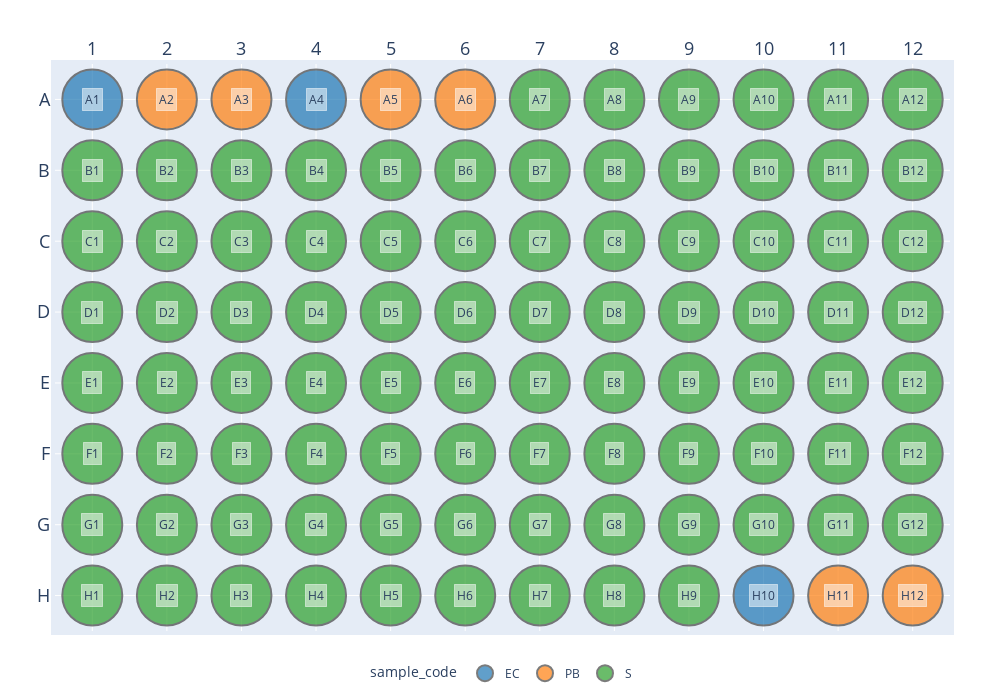

Notebook code cell kept with this figure:
### Code cell
qcp.as_plotly_figure(annotation_metadata_key="name", color_metadata_key="sample_code")

### Figure 1 — Plotly figure (JSON) as saved in the notebook; plotly's stock layout.template omitted (floating-point values rounded to 4 significant figures; data arrays with more than 128 entries replaced by an {"elided": "..."} marker saying what was removed)
{"data": [{"customdata": [["A1", true, "EC", "EC: External_Control_(matrix)", "EC1"], ["A4", true, "EC", "EC: External_Control_(matrix)", "EC3"], ["H10", true, "EC", "EC: External_Control_(matrix)", "EC2"]], "hovertemplate": "sample_code=%{customdata[2]}<br>column=%{x}<br>row=%{y}<br>name=%{customdata[0]}<br>QC=%{customdata[1]}<br>sample_type=%{customdata[3]}<br>sample_name=%{customdata[4]}<extra></extra>", "legendgroup": "EC", "marker": {"color": "#1F77B4", "line": {"width": 2}, "opacity": 0.7, "size": 60, "symbol": "circle"}, "mode": "markers", "name": "EC", "orientation": "v", "showlegend": true, "type": "scatter", "x": [0, 3, 9], "xaxis": "x", "y": [7, 7, 0], "yaxis": "y"}, {"customdata": [["A2", true, "PB", "PB: Paper_Blank", "PB1"], ["A3", true, "PB", "PB: Paper_Blank", "PB2"], ["A5", true, "PB", "PB: Paper_Blank", "PB5"], ["A6", true, "PB", "PB: Paper_Blank", "PB6"], ["H11", true, "PB", "PB: Paper_Blank", "PB3"], ["H12", true, "PB", "PB: Paper_Blank", "PB4"]], "hovertemplate": "sample_code=%{customdata[2]}<br>column=%{x}<br>row=%{y}<br>name=%{customdata[0]}<br>QC=%{customdata[1]}<br>sample_type=%{customdata[3]}<br>sample_name=%{customdata[4]}<extra></extra>", "legendgroup": "PB", "marker": {"color": "#FF7F0E", "line": {"width": 2}, "opacity": 0.7, "size": 60, "symbol": "circle"}, "mode": "markers", "name": "PB", "orientation": "v", "showlegend": true, "type": "scatter", "x": [1, 2, 4, 5, 10, 11], "xaxis": "x", "y": [7, 7, 7, 7, 0, 0], "yaxis": "y"}, {"customdata": {"elided": "87x5 mixed values"}, "hovertemplate": "sample_code=%{customdata[2]}<br>column=%{x}<br>row=%{y}<br>name=%{customdata[0]}<br>QC=%{customdata[1]}<br>sample_type=%{customdata[3]}<br>sample_name=%{customdata[4]}<extra></extra>", "legendgroup": "S", "marker": {"color": "#2CA02C", "line": {"width": 2}, "opacity": 0.7, "size": 60, "symbol": "circle"}, "mode": "markers", "name": "S", "orientation": "v", "showlegend": true, "type": "scatter", "x": [6, 7, 8, 9, 10, 11, 0, 1, 2, 3, 4, 5, 6, 7, 8, 9, 10, 11, 0, 1, 2, 3, 4, 5, 6, 7, 8, 9, 10, 11, 0, 1, 2, 3, 4, 5, 6, 7, 8, 9, 10, 11, 0, 1, 2, 3, 4, 5, 6, 7, 8, 9, 10, 11, 0, 1, 2, 3, 4, 5, 6, 7, 8, 9, 10, 11, 0, 1, 2, 3, 4, 5, 6, 7, 8, 9, 10, 11, 0, 1, 2, 3, 4, 5, 6, 7, 8], "xaxis": "x", "y": [7, 7, 7, 7, 7, 7, 6, 6, 6, 6, 6, 6, 6, 6, 6, 6, 6, 6, 5, 5, 5, 5, 5, 5, 5, 5, 5, 5, 5, 5, 4, 4, 4, 4, 4, 4, 4, 4, 4, 4, 4, 4, 3, 3, 3, 3, 3, 3, 3, 3, 3, 3, 3, 3, 2, 2, 2, 2, 2, 2, 2, 2, 2, 2, 2, 2, 1, 1, 1, 1, 1, 1, 1, 1, 1, 1, 1, 1, 0, 0, 0, 0, 0, 0, 0, 0, 0], "yaxis": "y"}], "layout": {"annotations": [{"bgcolor": "rgba(255, 255, 255, 0.5)", "bordercolor": "rgba(255, 255, 255, 0.5)", "borderpad": 2, "showarrow": false, "text": "A1", "textangle": 0, "x": 0, "y": 7}, {"bgcolor": "rgba(255, 255, 255, 0.5)", "bordercolor": "rgba(255, 255, 255, 0.5)", "borderpad": 2, "showarrow": false, "text": "A2", "textangle": 0, "x": 1, "y": 7}, {"bgcolor": "rgba(255, 255, 255, 0.5)", "bordercolor": "rgba(255, 255, 255, 0.5)", "borderpad": 2, "showarrow": false, "text": "A3", "textangle": 0, "x": 2, "y": 7}, {"bgcolor": "rgba(255, 255, 255, 0.5)", "bordercolor": "rgba(255, 255, 255, 0.5)", "borderpad": 2, "showarrow": false, "text": "A4", "textangle": 0, "x": 3, "y": 7}, {"bgcolor": "rgba(255, 255, 255, 0.5)", "bordercolor": "rgba(255, 255, 255, 0.5)", "borderpad": 2, "showarrow": false, "text": "A5", "textangle": 0, "x": 4, "y": 7}, {"bgcolor": "rgba(255, 255, 255, 0.5)", "bordercolor": "rgba(255, 255, 255, 0.5)", "borderpad": 2, "showarrow": false, "text": "A6", "textangle": 0, "x": 5, "y": 7}, {"bgcolor": "rgba(255, 255, 255, 0.5)", "bordercolor": "rgba(255, 255, 255, 0.5)", "borderpad": 2, "showarrow": false, "text": "A7", "textangle": 0, "x": 6, "y": 7}, {"bgcolor": "rgba(255, 255, 255, 0.5)", "bordercolor": "rgba(255, 255, 255, 0.5)", "borderpad": 2, "showarrow": false, "text": "A8", "textangle": 0, "x": 7, "y": 7}, {"bgcolor": "rgba(255, 255, 255, 0.5)", "bordercolor": "rgba(255, 255, 255, 0.5)", "borderpad": 2, "showarrow": false, "text": "A9", "textangle": 0, "x": 8, "y": 7}, {"bgcolor": "rgba(255, 255, 255, 0.5)", "bordercolor": "rgba(255, 255, 255, 0.5)", "borderpad": 2, "showarrow": false, "text": "A10", "textangle": 0, "x": 9, "y": 7}, {"bgcolor": "rgba(255, 255, 255, 0.5)", "bordercolor": "rgba(255, 255, 255, 0.5)", "borderpad": 2, "showarrow": false, "text": "A11", "textangle": 0, "x": 10, "y": 7}, {"bgcolor": "rgba(255, 255, 255, 0.5)", "bordercolor": "rgba(255, 255, 255, 0.5)", "borderpad": 2, "showarrow": false, "text": "A12", "textangle": 0, "x": 11, "y": 7}, {"bgcolor": "rgba(255, 255, 255, 0.5)", "bordercolor": "rgba(255, 255, 255, 0.5)", "borderpad": 2, "showarrow": false, "text": "B1", "textangle": 0, "x": 0, "y": 6}, {"bgcolor": "rgba(255, 255, 255, 0.5)", "bordercolor": "rgba(255, 255, 255, 0.5)", "borderpad": 2, "showarrow": false, "text": "B2", "textangle": 0, "x": 1, "y": 6}, {"bgcolor": "rgba(255, 255, 255, 0.5)", "bordercolor": "rgba(255, 255, 255, 0.5)", "borderpad": 2, "showarrow": false, "text": "B3", "textangle": 0, "x": 2, "y": 6}, {"bgcolor": "rgba(255, 255, 255, 0.5)", "bordercolor": "rgba(255, 255, 255, 0.5)", "borderpad": 2, "showarrow": false, "text": "B4", "textangle": 0, "x": 3, "y": 6}, {"bgcolor": "rgba(255, 255, 255, 0.5)", "bordercolor": "rgba(255, 255, 255, 0.5)", "borderpad": 2, "showarrow": false, "text": "B5", "textangle": 0, "x": 4, "y": 6}, {"bgcolor": "rgba(255, 255, 255, 0.5)", "bordercolor": "rgba(255, 255, 255, 0.5)", "borderpad": 2, "showarrow": false, "text": "B6", "textangle": 0, "x": 5, "y": 6}, {"bgcolor": "rgba(255, 255, 255, 0.5)", "bordercolor": "rgba(255, 255, 255, 0.5)", "borderpad": 2, "showarrow": false, "text": "B7", "textangle": 0, "x": 6, "y": 6}, {"bgcolor": "rgba(255, 255, 255, 0.5)", "bordercolor": "rgba(255, 255, 255, 0.5)", "borderpad": 2, "showarrow": false, "text": "B8", "textangle": 0, "x": 7, "y": 6}, {"bgcolor": "rgba(255, 255, 255, 0.5)", "bordercolor": "rgba(255, 255, 255, 0.5)", "borderpad": 2, "showarrow": false, "text": "B9", "textangle": 0, "x": 8, "y": 6}, {"bgcolor": "rgba(255, 255, 255, 0.5)", "bordercolor": "rgba(255, 255, 255, 0.5)", "borderpad": 2, "showarrow": false, "text": "B10", "textangle": 0, "x": 9, "y": 6}, {"bgcolor": "rgba(255, 255, 255, 0.5)", "bordercolor": "rgba(255, 255, 255, 0.5)", "borderpad": 2, "showarrow": false, "text": "B11", "textangle": 0, "x": 10, "y": 6}, {"bgcolor": "rgba(255, 255, 255, 0.5)", "bordercolor": "rgba(255, 255, 255, 0.5)", "borderpad": 2, "showarrow": false, "text": "B12", "textangle": 0, "x": 11, "y": 6}, {"bgcolor": "rgba(255, 255, 255, 0.5)", "bordercolor": "rgba(255, 255, 255, 0.5)", "borderpad": 2, "showarrow": false, "text": "C1", "textangle": 0, "x": 0, "y": 5}, {"bgcolor": "rgba(255, 255, 255, 0.5)", "bordercolor": "rgba(255, 255, 255, 0.5)", "borderpad": 2, "showarrow": false, "text": "C2", "textangle": 0, "x": 1, "y": 5}, {"bgcolor": "rgba(255, 255, 255, 0.5)", "bordercolor": "rgba(255, 255, 255, 0.5)", "borderpad": 2, "showarrow": false, "text": "C3", "textangle": 0, "x": 2, "y": 5}, {"bgcolor": "rgba(255, 255, 255, 0.5)", "bordercolor": "rgba(255, 255, 255, 0.5)", "borderpad": 2, "showarrow": false, "text": "C4", "textangle": 0, "x": 3, "y": 5}, {"bgcolor": "rgba(255, 255, 255, 0.5)", "bordercolor": "rgba(255, 255, 255, 0.5)", "borderpad": 2, "showarrow": false, "text": "C5", "textangle": 0, "x": 4, "y": 5}, {"bgcolor": "rgba(255, 255, 255, 0.5)", "bordercolor": "rgba(255, 255, 255, 0.5)", "borderpad": 2, "showarrow": false, "text": "C6", "textangle": 0, "x": 5, "y": 5}, {"bgcolor": "rgba(255, 255, 255, 0.5)", "bordercolor": "rgba(255, 255, 255, 0.5)", "borderpad": 2, "showarrow": false, "text": "C7", "textangle": 0, "x": 6, "y": 5}, {"bgcolor": "rgba(255, 255, 255, 0.5)", "bordercolor": "rgba(255, 255, 255, 0.5)", "borderpad": 2, "showarrow": false, "text": "C8", "textangle": 0, "x": 7, "y": 5}, {"bgcolor": "rgba(255, 255, 255, 0.5)", "bordercolor": "rgba(255, 255, 255, 0.5)", "borderpad": 2, "showarrow": false, "text": "C9", "textangle": 0, "x": 8, "y": 5}, {"bgcolor": "rgba(255, 255, 255, 0.5)", "bordercolor": "rgba(255, 255, 255, 0.5)", "borderpad": 2, "showarrow": false, "text": "C10", "textangle": 0, "x": 9, "y": 5}, {"bgcolor": "rgba(255, 255, 255, 0.5)", "bordercolor": "rgba(255, 255, 255, 0.5)", "borderpad": 2, "showarrow": false, "text": "C11", "textangle": 0, "x": 10, "y": 5}, {"bgcolor": "rgba(255, 255, 255, 0.5)", "bordercolor": "rgba(255, 255, 255, 0.5)", "borderpad": 2, "showarrow": false, "text": "C12", "textangle": 0, "x": 11, "y": 5}, {"bgcolor": "rgba(255, 255, 255, 0.5)", "bordercolor": "rgba(255, 255, 255, 0.5)", "borderpad": 2, "showarrow": false, "text": "D1", "textangle": 0, "x": 0, "y": 4}, {"bgcolor": "rgba(255, 255, 255, 0.5)", "bordercolor": "rgba(255, 255, 255, 0.5)", "borderpad": 2, "showarrow": false, "text": "D2", "textangle": 0, "x": 1, "y": 4}, {"bgcolor": "rgba(255, 255, 255, 0.5)", "bordercolor": "rgba(255, 255, 255, 0.5)", "borderpad": 2, "showarrow": false, "text": "D3", "textangle": 0, "x": 2, "y": 4}, {"bgcolor": "rgba(255, 255, 255, 0.5)", "bordercolor": "rgba(255, 255, 255, 0.5)", "borderpad": 2, "showarrow": false, "text": "D4", "textangle": 0, "x": 3, "y": 4}, {"bgcolor": "rgba(255, 255, 255, 0.5)", "bordercolor": "rgba(255, 255, 255, 0.5)", "borderpad": 2, "showarrow": false, "text": "D5", "textangle": 0, "x": 4, "y": 4}, {"bgcolor": "rgba(255, 255, 255, 0.5)", "bordercolor": "rgba(255, 255, 255, 0.5)", "borderpad": 2, "showarrow": false, "text": "D6", "textangle": 0, "x": 5, "y": 4}, {"bgcolor": "rgba(255, 255, 255, 0.5)", "bordercolor": "rgba(255, 255, 255, 0.5)", "borderpad": 2, "showarrow": false, "text": "D7", "textangle": 0, "x": 6, "y": 4}, {"bgcolor": "rgba(255, 255, 255, 0.5)", "bordercolor": "rgba(255, 255, 255, 0.5)", "borderpad": 2, "showarrow": false, "text": "D8", "textangle": 0, "x": 7, "y": 4}, {"bgcolor": "rgba(255, 255, 255, 0.5)", "bordercolor": "rgba(255, 255, 255, 0.5)", "borderpad": 2, "showarrow": false, "text": "D9", "textangle": 0, "x": 8, "y": 4}, {"bgcolor": "rgba(255, 255, 255, 0.5)", "bordercolor": "rgba(255, 255, 255, 0.5)", "borderpad": 2, "showarrow": false, "text": "D10", "textangle": 0, "x": 9, "y": 4}, {"bgcolor": "rgba(255, 255, 255, 0.5)", "bordercolor": "rgba(255, 255, 255, 0.5)", "borderpad": 2, "showarrow": false, "text": "D11", "textangle": 0, "x": 10, "y": 4}, {"bgcolor": "rgba(255, 255, 255, 0.5)", "bordercolor": "rgba(255, 255, 255, 0.5)", "borderpad": 2, "showarrow": false, "text": "D12", "textangle": 0, "x": 11, "y": 4}, {"bgcolor": "rgba(255, 255, 255, 0.5)", "bordercolor": "rgba(255, 255, 255, 0.5)", "borderpad": 2, "showarrow": false, "text": "E1", "textangle": 0, "x": 0, "y": 3}, {"bgcolor": "rgba(255, 255, 255, 0.5)", "bordercolor": "rgba(255, 255, 255, 0.5)", "borderpad": 2, "showarrow": false, "text": "E2", "textangle": 0, "x": 1, "y": 3}, {"bgcolor": "rgba(255, 255, 255, 0.5)", "bordercolor": "rgba(255, 255, 255, 0.5)", "borderpad": 2, "showarrow": false, "text": "E3", "textangle": 0, "x": 2, "y": 3}, {"bgcolor": "rgba(255, 255, 255, 0.5)", "bordercolor": "rgba(255, 255, 255, 0.5)", "borderpad": 2, "showarrow": false, "text": "E4", "textangle": 0, "x": 3, "y": 3}, {"bgcolor": "rgba(255, 255, 255, 0.5)", "bordercolor": "rgba(255, 255, 255, 0.5)", "borderpad": 2, "showarrow": false, "text": "E5", "textangle": 0, "x": 4, "y": 3}, {"bgcolor": "rgba(255, 255, 255, 0.5)", "bordercolor": "rgba(255, 255, 255, 0.5)", "borderpad": 2, "showarrow": false, "text": "E6", "textangle": 0, "x": 5, "y": 3}, {"bgcolor": "rgba(255, 255, 255, 0.5)", "bordercolor": "rgba(255, 255, 255, 0.5)", "borderpad": 2, "showarrow": false, "text": "E7", "textangle": 0, "x": 6, "y": 3}, {"bgcolor": "rgba(255, 255, 255, 0.5)", "bordercolor": "rgba(255, 255, 255, 0.5)", "borderpad": 2, "showarrow": false, "text": "E8", "textangle": 0, "x": 7, "y": 3}, {"bgcolor": "rgba(255, 255, 255, 0.5)", "bordercolor": "rgba(255, 255, 255, 0.5)", "borderpad": 2, "showarrow": false, "text": "E9", "textangle": 0, "x": 8, "y": 3}, {"bgcolor": "rgba(255, 255, 255, 0.5)", "bordercolor": "rgba(255, 255, 255, 0.5)", "borderpad": 2, "showarrow": false, "text": "E10", "textangle": 0, "x": 9, "y": 3}, {"bgcolor": "rgba(255, 255, 255, 0.5)", "bordercolor": "rgba(255, 255, 255, 0.5)", "borderpad": 2, "showarrow": false, "text": "E11", "textangle": 0, "x": 10, "y": 3}, {"bgcolor": "rgba(255, 255, 255, 0.5)", "bordercolor": "rgba(255, 255, 255, 0.5)", "borderpad": 2, "showarrow": false, "text": "E12", "textangle": 0, "x": 11, "y": 3}, {"bgcolor": "rgba(255, 255, 255, 0.5)", "bordercolor": "rgba(255, 255, 255, 0.5)", "borderpad": 2, "showarrow": false, "text": "F1", "textangle": 0, "x": 0, "y": 2}, {"bgcolor": "rgba(255, 255, 255, 0.5)", "bordercolor": "rgba(255, 255, 255, 0.5)", "borderpad": 2, "showarrow": false, "text": "F2", "textangle": 0, "x": 1, "y": 2}, {"bgcolor": "rgba(255, 255, 255, 0.5)", "bordercolor": "rgba(255, 255, 255, 0.5)", "borderpad": 2, "showarrow": false, "text": "F3", "textangle": 0, "x": 2, "y": 2}, {"bgcolor": "rgba(255, 255, 255, 0.5)", "bordercolor": "rgba(255, 255, 255, 0.5)", "borderpad": 2, "showarrow": false, "text": "F4", "textangle": 0, "x": 3, "y": 2}, {"bgcolor": "rgba(255, 255, 255, 0.5)", "bordercolor": "rgba(255, 255, 255, 0.5)", "borderpad": 2, "showarrow": false, "text": "F5", "textangle": 0, "x": 4, "y": 2}, {"bgcolor": "rgba(255, 255, 255, 0.5)", "bordercolor": "rgba(255, 255, 255, 0.5)", "borderpad": 2, "showarrow": false, "text": "F6", "textangle": 0, "x": 5, "y": 2}, {"bgcolor": "rgba(255, 255, 255, 0.5)", "bordercolor": "rgba(255, 255, 255, 0.5)", "borderpad": 2, "showarrow": false, "text": "F7", "textangle": 0, "x": 6, "y": 2}, {"bgcolor": "rgba(255, 255, 255, 0.5)", "bordercolor": "rgba(255, 255, 255, 0.5)", "borderpad": 2, "showarrow": false, "text": "F8", "textangle": 0, "x": 7, "y": 2}, {"bgcolor": "rgba(255, 255, 255, 0.5)", "bordercolor": "rgba(255, 255, 255, 0.5)", "borderpad": 2, "showarrow": false, "text": "F9", "textangle": 0, "x": 8, "y": 2}, {"bgcolor": "rgba(255, 255, 255, 0.5)", "bordercolor": "rgba(255, 255, 255, 0.5)", "borderpad": 2, "showarrow": false, "text": "F10", "textangle": 0, "x": 9, "y": 2}, {"bgcolor": "rgba(255, 255, 255, 0.5)", "bordercolor": "rgba(255, 255, 255, 0.5)", "borderpad": 2, "showarrow": false, "text": "F11", "textangle": 0, "x": 10, "y": 2}, {"bgcolor": "rgba(255, 255, 255, 0.5)", "bordercolor": "rgba(255, 255, 255, 0.5)", "borderpad": 2, "showarrow": false, "text": "F12", "textangle": 0, "x": 11, "y": 2}, {"bgcolor": "rgba(255, 255, 255, 0.5)", "bordercolor": "rgba(255, 255, 255, 0.5)", "borderpad": 2, "showarrow": false, "text": "G1", "textangle": 0, "x": 0, "y": 1}, {"bgcolor": "rgba(255, 255, 255, 0.5)", "bordercolor": "rgba(255, 255, 255, 0.5)", "borderpad": 2, "showarrow": false, "text": "G2", "textangle": 0, "x": 1, "y": 1}, {"bgcolor": "rgba(255, 255, 255, 0.5)", "bordercolor": "rgba(255, 255, 255, 0.5)", "borderpad": 2, "showarrow": false, "text": "G3", "textangle": 0, "x": 2, "y": 1}, {"bgcolor": "rgba(255, 255, 255, 0.5)", "bordercolor": "rgba(255, 255, 255, 0.5)", "borderpad": 2, "showarrow": false, "text": "G4", "textangle": 0, "x": 3, "y": 1}, {"bgcolor": "rgba(255, 255, 255, 0.5)", "bordercolor": "rgba(255, 255, 255, 0.5)", "borderpad": 2, "showarrow": false, "text": "G5", "textangle": 0, "x": 4, "y": 1}, {"bgcolor": "rgba(255, 255, 255, 0.5)", "bordercolor": "rgba(255, 255, 255, 0.5)", "borderpad": 2, "showarrow": false, "text": "G6", "textangle": 0, "x": 5, "y": 1}, {"bgcolor": "rgba(255, 255, 255, 0.5)", "bordercolor": "rgba(255, 255, 255, 0.5)", "borderpad": 2, "showarrow": false, "text": "G7", "textangle": 0, "x": 6, "y": 1}, {"bgcolor": "rgba(255, 255, 255, 0.5)", "bordercolor": "rgba(255, 255, 255, 0.5)", "borderpad": 2, "showarrow": false, "text": "G8", "textangle": 0, "x": 7, "y": 1}, {"bgcolor": "rgba(255, 255, 255, 0.5)", "bordercolor": "rgba(255, 255, 255, 0.5)", "borderpad": 2, "showarrow": false, "text": "G9", "textangle": 0, "x": 8, "y": 1}, {"bgcolor": "rgba(255, 255, 255, 0.5)", "bordercolor": "rgba(255, 255, 255, 0.5)", "borderpad": 2, "showarrow": false, "text": "G10", "textangle": 0, "x": 9, "y": 1}, {"bgcolor": "rgba(255, 255, 255, 0.5)", "bordercolor": "rgba(255, 255, 255, 0.5)", "borderpad": 2, "showarrow": false, "text": "G11", "textangle": 0, "x": 10, "y": 1}, {"bgcolor": "rgba(255, 255, 255, 0.5)", "bordercolor": "rgba(255, 255, 255, 0.5)", "borderpad": 2, "showarrow": false, "text": "G12", "textangle": 0, "x": 11, "y": 1}, {"bgcolor": "rgba(255, 255, 255, 0.5)", "bordercolor": "rgba(255, 255, 255, 0.5)", "borderpad": 2, "showarrow": false, "text": "H1", "textangle": 0, "x": 0, "y": 0}, {"bgcolor": "rgba(255, 255, 255, 0.5)", "bordercolor": "rgba(255, 255, 255, 0.5)", "borderpad": 2, "showarrow": false, "text": "H2", "textangle": 0, "x": 1, "y": 0}, {"bgcolor": "rgba(255, 255, 255, 0.5)", "bordercolor": "rgba(255, 255, 255, 0.5)", "borderpad": 2, "showarrow": false, "text": "H3", "textangle": 0, "x": 2, "y": 0}, {"bgcolor": "rgba(255, 255, 255, 0.5)", "bordercolor": "rgba(255, 255, 255, 0.5)", "borderpad": 2, "showarrow": false, "text": "H4", "textangle": 0, "x": 3, "y": 0}, {"bgcolor": "rgba(255, 255, 255, 0.5)", "bordercolor": "rgba(255, 255, 255, 0.5)", "borderpad": 2, "showarrow": false, "text": "H5", "textangle": 0, "x": 4, "y": 0}, {"bgcolor": "rgba(255, 255, 255, 0.5)", "bordercolor": "rgba(255, 255, 255, 0.5)", "borderpad": 2, "showarrow": false, "text": "H6", "textangle": 0, "x": 5, "y": 0}, {"bgcolor": "rgba(255, 255, 255, 0.5)", "bordercolor": "rgba(255, 255, 255, 0.5)", "borderpad": 2, "showarrow": false, "text": "H7", "textangle": 0, "x": 6, "y": 0}, {"bgcolor": "rgba(255, 255, 255, 0.5)", "bordercolor": "rgba(255, 255, 255, 0.5)", "borderpad": 2, "showarrow": false, "text": "H8", "textangle": 0, "x": 7, "y": 0}, {"bgcolor": "rgba(255, 255, 255, 0.5)", "bordercolor": "rgba(255, 255, 255, 0.5)", "borderpad": 2, "showarrow": false, "text": "H9", "textangle": 0, "x": 8, "y": 0}, {"bgcolor": "rgba(255, 255, 255, 0.5)", "bordercolor": "rgba(255, 255, 255, 0.5)", "borderpad": 2, "showarrow": false, "text": "H10", "textangle": 0, "x": 9, "y": 0}, {"bgcolor": "rgba(255, 255, 255, 0.5)", "bordercolor": "rgba(255, 255, 255, 0.5)", "borderpad": 2, "showarrow": false, "text": "H11", "textangle": 0, "x": 10, "y": 0}, {"bgcolor": "rgba(255, 255, 255, 0.5)", "bordercolor": "rgba(255, 255, 255, 0.5)", "borderpad": 2, "showarrow": false, "text": "H12", "textangle": 0, "x": 11, "y": 0}], "height": 700, "legend": {"orientation": "h", "title": {"text": "sample_code"}, "tracegroupgap": 0, "x": 0.5, "xanchor": "center", "y": -0.1, "yanchor": "bottom"}, "margin": {"b": 50, "l": 50, "pad": 4, "r": 50, "t": 50}, "title": {"font": {"size": 14}}, "width": 1000, "xaxis": {"anchor": "y", "domain": [0, 1], "range": [-0.5, 11.5], "showgrid": true, "showticklabels": true, "side": "top", "tickfont": {"size": 18}, "tickmode": "array", "ticktext": ["1", "2", "3", "4", "5", "6", "7", "8", "9", "10", "11", "12"], "tickvals": [0, 1, 2, 3, 4, 5, 6, 7, 8, 9, 10, 11], "title": {"text": ""}, "zeroline": false}, "yaxis": {"anchor": "x", "domain": [0, 1], "range": [-0.5, 7.5], "showgrid": true, "showticklabels": true, "tickfont": {"size": 18}, "tickmode": "array", "ticktext": ["H", "G", "F", "E", "D", "C", "B", "A"], "tickvals": [0, 1, 2, 3, 4, 5, 6, 7], "title": {"text": ""}, "zeroline": false}}}
